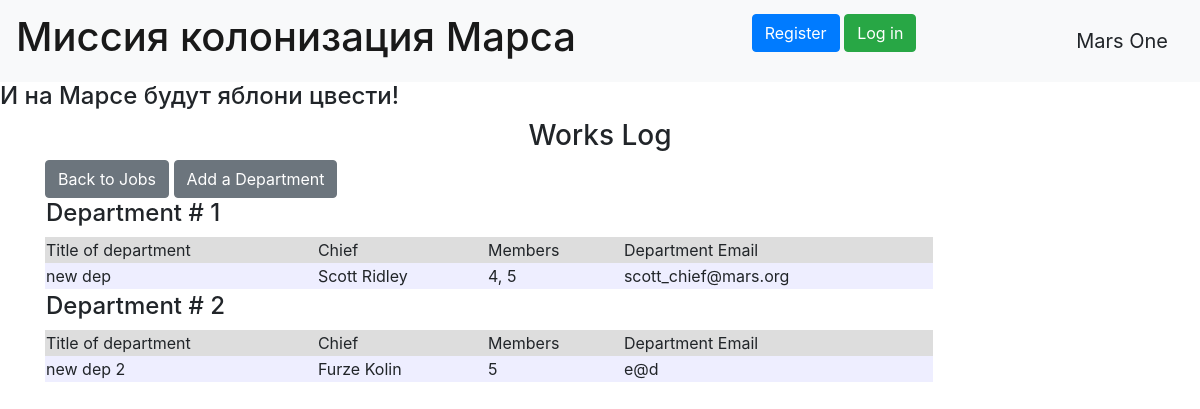
The page /departments on the database its author committed.
### data/__all_models.py (models this page shows, shortened)
class Department(SqlAlchemyBase):
    __tablename__ = 'departments'
    id = sqlalchemy.Column(sqlalchemy.Integer, primary_key=True, autoincrement=True)
    title = sqlalchemy.Column(sqlalchemy.String, nullable=True)
    chief = sqlalchemy.Column(sqlalchemy.Integer, sqlalchemy.ForeignKey("users.id"))
    members = sqlalchemy.Column(sqlalchemy.String, nullable=True)
    email = sqlalchemy.Column(sqlalchemy.String, nullable=True)
    user = orm.relationship('User')

class User(SqlAlchemyBase, UserMixin):
    __tablename__ = 'users'
    id = sqlalchemy.Column(sqlalchemy.Integer,
                           primary_key=True, autoincrement=True)
    surname = sqlalchemy.Column(sqlalchemy.String, nullable=True)
    name = sqlalchemy.Column(sqlalchemy.String, nullable=True)
    age = sqlalchemy.Column(sqlalchemy.Integer)
    position = sqlalchemy.Column(sqlalchemy.String, nullable=True)
    speciality = sqlalchemy.Column(sqlalchemy.String, nullable=True)
    address = sqlalchemy.Column(sqlalchemy.String, nullable=True)
    email = sqlalchemy.Column(sqlalchemy.String, unique=True, nullable=True)
    hashed_password = sqlalchemy.Column(sqlalchemy.String, nullable=True)
    modified_date = sqlalchemy.Column(sqlalchemy.DateTime, default=dt.datetime.now)

### main.py (the view)
@app.route('/departments')
def departments():
    db_sess = db_session.create_session()
    departments = db_sess.query(Department)
    return render_template('departments.html', departments=departments, current_user=current_user)

### data/db_session.py (called while the page is built)
def create_session() -> Session:
    global __factory
    return __factory()

### templates/departments.html (shortened to what this page needs)
{% extends "base.html" %}
{% block content %}
<h3 align="center">Works Log</h3>
<a type="button" class="btn btn-secondary" href="/">Back to Jobs</a>
<a type="button" class="btn btn-secondary" href="/adddepartment">Add a Department</a>
<table border="0" width="80%">
    {% for department in departments %}
        <tr>
            <td colspan="4"><h4>Department # {{department.id}}</h4></td>
        </tr>
        <tr bgcolor="#dddddd">
            <td>Title of department</td>
            <td>Chief</td>
            <td>Members</td>
            <td>Department Email</td>
        </tr>
        <tr bgcolor="#eeeeff">
            <td>{{department.title}}</td>
            <td>{{department.user.surname}} {{department.user.name}}</td>
            <td>{{department.members}}</td>
            <td>{{department.email}}</td>
        </tr>
        <tr>
            <td colspan="5">
            </td>
        </tr>
    {% endfor %}
</table>
{% endblock %}

### rows shown on the page
Department: id "1", title "new dep", user.surname "Scott", user.name "Ridley", members "4, 5", email "scott_chief@mars.org"
Department: id "2", title "new dep 2", user.surname "Furze", user.name "Kolin", members "5", email "e@d"
